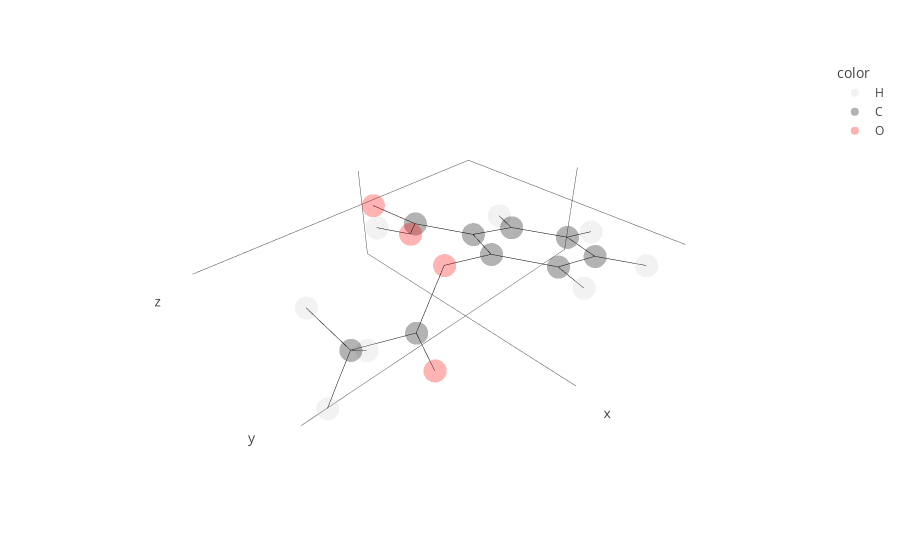

Here is the notebook cell this chart was saved with:
### Markdown cell above
So, apparently, aspirin is not available from the loaded sugar compounds (no surprise there), but it is actually also not going to be part of any of the other pre-defined sets. So, we need to refer to pubchem to get it...

### Code cell
aspirin = bb.Molecule.from_pubchem("aspirin")
aspirin.show()

### Figure 1 — Plotly figure (JSON) as saved in the notebook; plotly's stock layout.template omitted (floating-point values rounded to 4 significant figures)
{"data": [{"hovertemplate": "<b>%{hovertext}</b><br><br>color=H<br>x=%{x}<br>y=%{y}<br>z=%{z}<extra></extra>", "hovertext": ["H1", "H2", "H3", "H4", "H5", "H6", "H7", "H8"], "legendgroup": "H", "marker": {"color": "lightgray", "opacity": 0.3, "symbol": "circle"}, "mode": "markers", "name": "H", "scene": "scene", "showlegend": true, "type": "scatter3d", "x": [-0.1851, -2.725, -2.58, -3.837, 3.729, 4.205, 3.711, -0.2555], "y": [2.755, -1.361, 2.887, 0.8238, 1.418, 0.6969, -0.3659, -3.592], "z": [0.6593, -0.4564, 0.0506, -0.509, 0.8593, -0.6924, 0.6426, -0.7337]}, {"hovertemplate": "<b>%{hovertext}</b><br><br>color=C<br>x=%{x}<br>y=%{y}<br>z=%{z}<extra></extra>", "hovertext": ["C1", "C2", "C3", "C4", "C5", "C6", "C7", "C8", "C9"], "legendgroup": "C", "marker": {"color": "black", "opacity": 0.3, "symbol": "circle"}, "mode": "markers", "name": "C", "scene": "scene", "showlegend": true, "type": "scatter3d", "x": [-0.0857, -0.7927, -0.7288, -2.143, -2.079, -2.785, -0.1409, 2.109, 3.53], "y": [0.6088, -0.5515, 1.846, -0.4741, 1.924, 0.7636, -1.854, 0.6715, 0.5996], "z": [0.4403, 0.1244, 0.4133, -0.2184, 0.0706, -0.2453, 0.1477, -0.3113, 0.1635]}, {"hovertemplate": "<b>%{hovertext}</b><br><br>color=O<br>x=%{x}<br>y=%{y}<br>z=%{z}<extra></extra>", "hovertext": ["O1", "O2", "O3", "O4"], "legendgroup": "O", "marker": {"color": "red", "opacity": 0.3, "symbol": "circle"}, "mode": "markers", "name": "O", "scene": "scene", "showlegend": true, "type": "scatter3d", "x": [1.233, -0.6952, 0.7958, 1.781], "y": [0.554, -2.715, -2.184, 0.8105], "z": [0.7792, -0.7502, 0.8685, -1.482]}, {"hoverinfo": "skip", "line": {"color": "black", "width": 1}, "mode": "lines", "showlegend": false, "type": "scatter3d", "x": [1.233, -0.0857], "y": [0.554, 0.6088], "z": [0.7792, 0.4403]}, {"hoverinfo": "skip", "line": {"color": "black", "width": 1}, "mode": "lines", "showlegend": false, "type": "scatter3d", "x": [1.233, 2.109], "y": [0.554, 0.6715], "z": [0.7792, -0.3113]}, {"hoverinfo": "skip", "line": {"color": "black", "width": 1}, "mode": "lines", "showlegend": false, "type": "scatter3d", "x": [-0.6952, -0.1409], "y": [-2.715, -1.854], "z": [-0.7502, 0.1477]}, {"hoverinfo": "skip", "line": {"color": "black", "width": 1}, "mode": "lines", "showlegend": false, "type": "scatter3d", "x": [-0.6952, -0.2555], "y": [-2.715, -3.592], "z": [-0.7502, -0.7337]}, {"hoverinfo": "skip", "line": {"color": "black", "width": 1}, "mode": "lines", "showlegend": false, "type": "scatter3d", "x": [0.7958, -0.1409], "y": [-2.184, -1.854], "z": [0.8685, 0.1477]}, {"hoverinfo": "skip", "line": {"color": "black", "width": 1}, "mode": "lines", "showlegend": false, "type": "scatter3d", "x": [1.781, 2.109], "y": [0.8105, 0.6715], "z": [-1.482, -0.3113]}, {"hoverinfo": "skip", "line": {"color": "black", "width": 1}, "mode": "lines", "showlegend": false, "type": "scatter3d", "x": [-0.0857, -0.7927], "y": [0.6088, -0.5515], "z": [0.4403, 0.1244]}, {"hoverinfo": "skip", "line": {"color": "black", "width": 1}, "mode": "lines", "showlegend": false, "type": "scatter3d", "x": [-0.0857, -0.7288], "y": [0.6088, 1.846], "z": [0.4403, 0.4133]}, {"hoverinfo": "skip", "line": {"color": "black", "width": 1}, "mode": "lines", "showlegend": false, "type": "scatter3d", "x": [-0.7927, -2.143], "y": [-0.5515, -0.4741], "z": [0.1244, -0.2184]}, {"hoverinfo": "skip", "line": {"color": "black", "width": 1}, "mode": "lines", "showlegend": false, "type": "scatter3d", "x": [-0.7927, -0.1409], "y": [-0.5515, -1.854], "z": [0.1244, 0.1477]}, {"hoverinfo": "skip", "line": {"color": "black", "width": 1}, "mode": "lines", "showlegend": false, "type": "scatter3d", "x": [-0.7288, -2.079], "y": [1.846, 1.924], "z": [0.4133, 0.0706]}, {"hoverinfo": "skip", "line": {"color": "black", "width": 1}, "mode": "lines", "showlegend": false, "type": "scatter3d", "x": [-0.7288, -0.1851], "y": [1.846, 2.755], "z": [0.4133, 0.6593]}, {"hoverinfo": "skip", "line": {"color": "black", "width": 1}, "mode": "lines", "showlegend": false, "type": "scatter3d", "x": [-2.143, -2.785], "y": [-0.4741, 0.7636], "z": [-0.2184, -0.2453]}, {"hoverinfo": "skip", "line": {"color": "black", "width": 1}, "mode": "lines", "showlegend": false, "type": "scatter3d", "x": [-2.143, -2.725], "y": [-0.4741, -1.361], "z": [-0.2184, -0.4564]}, {"hoverinfo": "skip", "line": {"color": "black", "width": 1}, "mode": "lines", "showlegend": false, "type": "scatter3d", "x": [-2.079, -2.785], "y": [1.924, 0.7636], "z": [0.0706, -0.2453]}, {"hoverinfo": "skip", "line": {"color": "black", "width": 1}, "mode": "lines", "showlegend": false, "type": "scatter3d", "x": [-2.079, -2.58], "y": [1.924, 2.887], "z": [0.0706, 0.0506]}, {"hoverinfo": "skip", "line": {"color": "black", "width": 1}, "mode": "lines", "showlegend": false, "type": "scatter3d", "x": [-2.785, -3.837], "y": [0.7636, 0.8238], "z": [-0.2453, -0.509]}, {"hoverinfo": "skip", "line": {"color": "black", "width": 1}, "mode": "lines", "showlegend": false, "type": "scatter3d", "x": [2.109, 3.53], "y": [0.6715, 0.5996], "z": [-0.3113, 0.1635]}, {"hoverinfo": "skip", "line": {"color": "black", "width": 1}, "mode": "lines", "showlegend": false, "type": "scatter3d", "x": [3.53, 3.729], "y": [0.5996, 1.418], "z": [0.1635, 0.8593]}, {"hoverinfo": "skip", "line": {"color": "black", "width": 1}, "mode": "lines", "showlegend": false, "type": "scatter3d", "x": [3.53, 4.205], "y": [0.5996, 0.6969], "z": [0.1635, -0.6924]}, {"hoverinfo": "skip", "line": {"color": "black", "width": 1}, "mode": "lines", "showlegend": false, "type": "scatter3d", "x": [3.53, 3.711], "y": [0.5996, -0.3659], "z": [0.1635, 0.6426]}], "layout": {"legend": {"title": {"text": "color"}, "tracegroupgap": 0}, "margin": {"t": 60}, "scene": {"domain": {"x": [0, 1], "y": [0, 1]}, "xaxis": {"showgrid": false, "showline": false, "showticklabels": false, "title": {"text": "x"}}, "yaxis": {"showgrid": false, "showline": false, "showticklabels": false, "title": {"text": "y"}}, "zaxis": {"showgrid": false, "showline": false, "showticklabels": false, "title": {"text": "z"}}}}}
